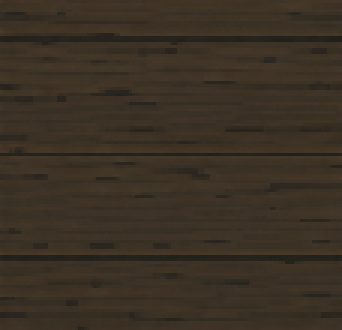
#> input picture assets/image/machine-layered/desk.png, 114 x 110 px (shown 3 times larger)
$ python -i render_preview.py   (imports and definitions only)
#> lines starting #> are read from the running program, lines starting #| are printed output that depends on the picture
"""Offline art/timing preview sampled from the production Lua timeline.

This is a flat sprite composition, not a capture of the lit Maker runtime.
Run with the project's existing Pillow and .tmp/lua-check/lupa installation.
"""
import math
import sys
from pathlib import Path

from PIL import Image, ImageDraw, ImageFont

ROOT = Path(__file__).resolve().parents[3]
sys.path.insert(0, str(ROOT / '.tmp/lua-check'))
from lupa.lua54 import LuaRuntime

OUT = ROOT / 'outputs/target-swap'
ASSETS = ROOT / 'assets/image/machine-layered'
S = 2
SIZE = (402 * S, 220 * S)
INK = (226, 214, 174, 255)


def tiled(canvas, source, rect):
#> called with rect = (0, 0, 402, 220)
    x, y, w, h = (round(v * S) for v in rect)
#> x = 0; y = 0; w = 804; h = 440
    tile = source.resize((source.width * S, source.height * S), Image.Resampling.NEAREST)
    patch = Image.new('RGBA', (w, h))
#> patch: PIL image 804x440 RGBA; every value is 0
    for yy in range(0, h, tile.height):
        for xx in range(0, w, tile.width):
            patch.alpha_composite(tile, (xx, yy))
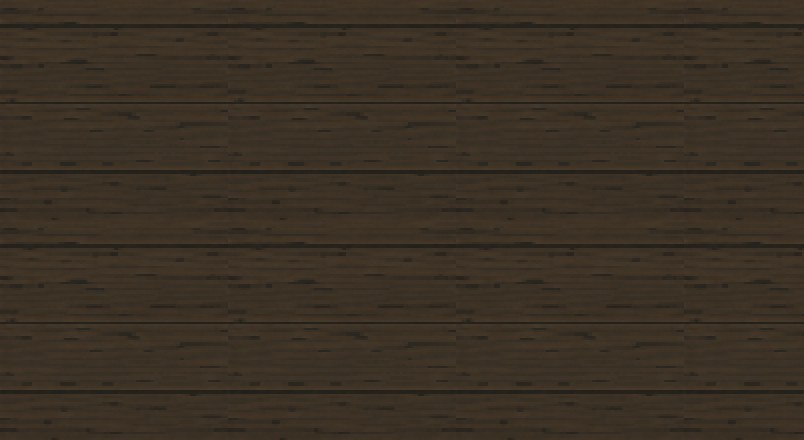
#> patch: PIL image 804x440 RGBA; mean R, G, B, A 57.6, 47.7, 35.5, 252.9; transparent parts drawn white
    canvas.alpha_composite(patch, (x, y))


def panel(kind, w, h):
#> (the run stopped early here; a loop or call above may not have finished)
